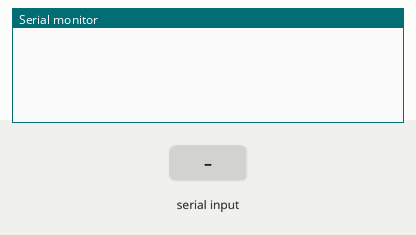
This sketch was run on a simulated Arduino Mega 2560, built with avr-gcc and run on an emulated ATmega2560. Parts: the last lines printed to the serial monitor. The test bench sets the inputs (shaded band). The modem accepts every AT command (registered, SIM ready, sends succeed) and sends nothing else.

Above: at 0.8 s.
0.9 s: "1" received over the second serial link
At 2.2 s:
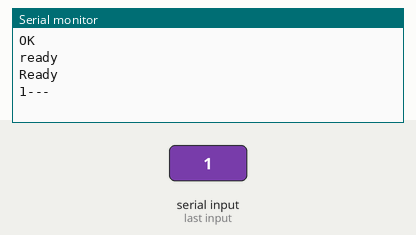
2.5 s: "0" received over the second serial link
4.0 s: "2" received over the second serial link
At 5.0 s:
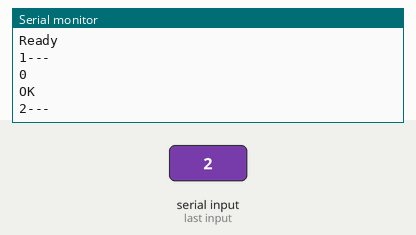

The sketch:

test-ESP8266.ino
```cpp
#define DEFAULT_TIMEOUT 1000
#define DEBUG 1
String cmd;

void setup()
{
  //USB
  Serial.begin(115200);
  Serial2.begin(9600);
  Serial2.setTimeout(DEFAULT_TIMEOUT);

  while(!Serial || !Serial2);

  sendCommand("AT+RST", DEFAULT_TIMEOUT, DEBUG); // Reset
  sendCommand("AT+CWMODE=1", DEFAULT_TIMEOUT, DEBUG); // Station mode
  sendCommand("AT+CIPMUX=0", DEFAULT_TIMEOUT, DEBUG); // Single connection
  sendCommand("AT+CWJAP=\"home\",\"mynameis\"", DEFAULT_TIMEOUT, DEBUG); // Join AP
  sendCommand("AT+CIFSR", DEFAULT_TIMEOUT, DEBUG); // Get IP and MAC address
  sendCommand("AT+CIPSTART=\"TCP\",\"192.168.0.15\",7777", DEFAULT_TIMEOUT, DEBUG); //Create TCP
  sendCommand("AT+CIPSTATUS", DEFAULT_TIMEOUT, DEBUG); //Status
  delay(3000);
  //cmd = "GET /api/weather/post HTTP/1.1\r\n";
  //sendCommand("AT+CIPSEND="+cmd.length()+2, DEFAULT_TIMEOUT, DEBUG);
  //sendCommand(cmd, DEFAULT_TIMEOUT, DEBUG);
}

void loop()
{

  if(Serial2.available())
  {
    while(Serial2.available())
    {
      Serial.write(Serial2.read());
    }
  }


  if(Serial.available())
  {
    delay(50);
    cmd = "";
    while(Serial.available()){
      cmd += (char)Serial.read();
    }

    sendCommand(cmd, DEFAULT_TIMEOUT, DEBUG);
  }
}

String sendCommand(String command, const int timeout, boolean debug)
{
    String response = "";
    Serial2.println(command);
    Serial2.flush();
    long int time = millis();

    while( (time+timeout) > millis())
    {
      while(Serial2.available())
      {
        char c = Serial2.read();
        response += c;
      }
    }

    if(debug)
    {
      Serial.print(response);
      Serial.println("---");
    }
    delay(2000);
    return response;
}
```

Measured:
- after the input at 0.9 s, the serial monitor: prints a new line after 0.11 s (image 1)
- after the input at 4.0 s, the serial monitor: prints a new line at once (image 2)
